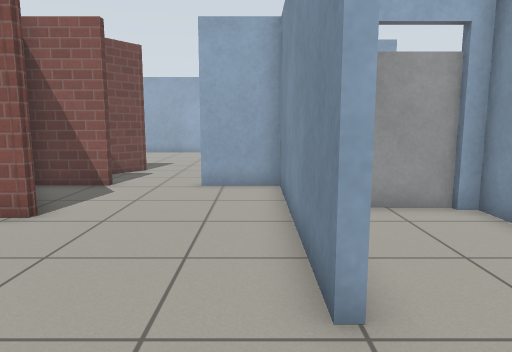
[1] (above)

24 first-person views from a walk through a world built for the Gazebo simulator. The camera is 0.94 m above the floor, tilts 8° down and sees 70° across. The floor is counted in squares, 0.5 m on a side. Each view is taken from the middle of a square. On the plan, view 1 faces up. The plan holds only what a view shows up to about 18 squares ahead; the rest is blank. The place goes on beyond the plan. Gazebo's built-in surfaces are drawn with simple patterns.

[2]
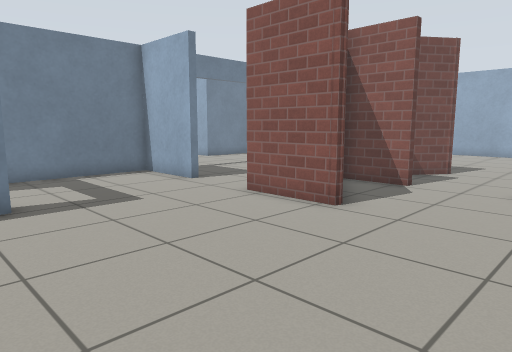

[3]
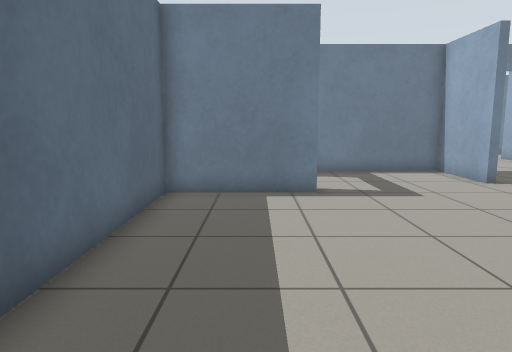

[4]
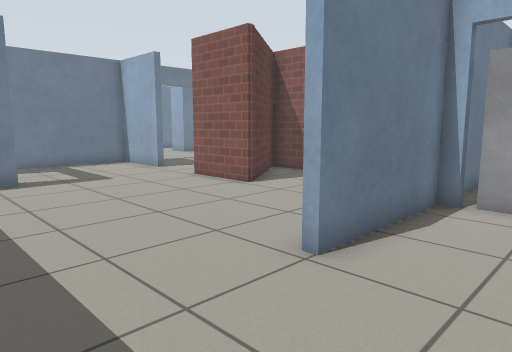

[5]
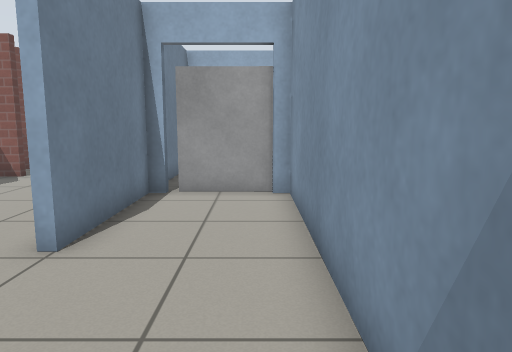

[6]
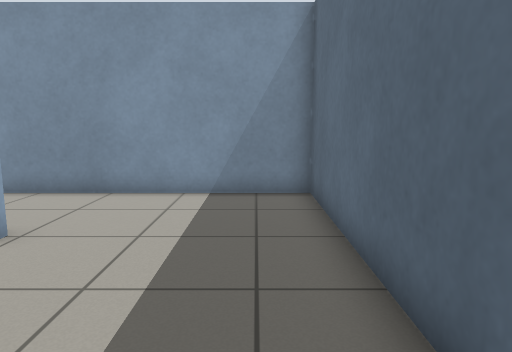

[7]
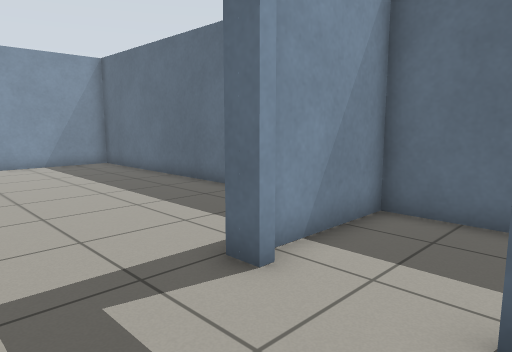

[8]
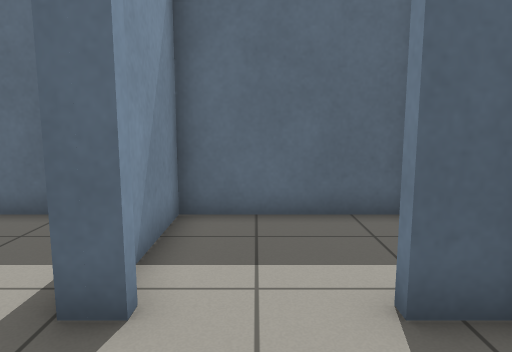

[9]
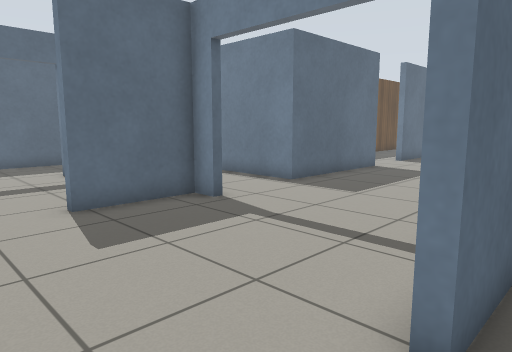

[10]
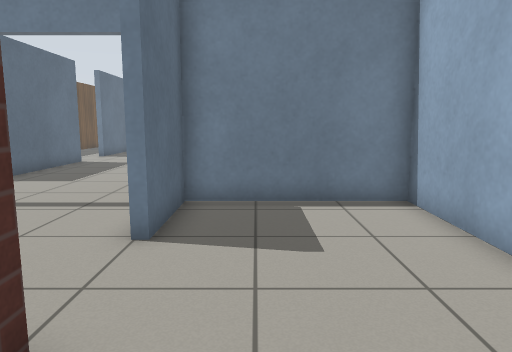

[11]
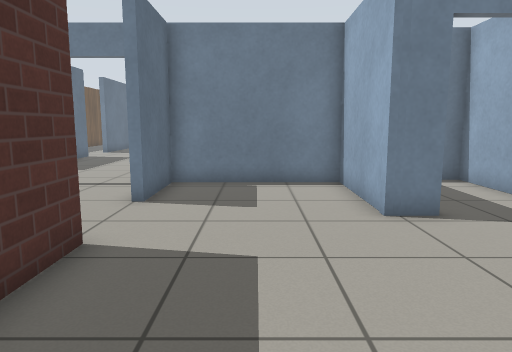

[12]
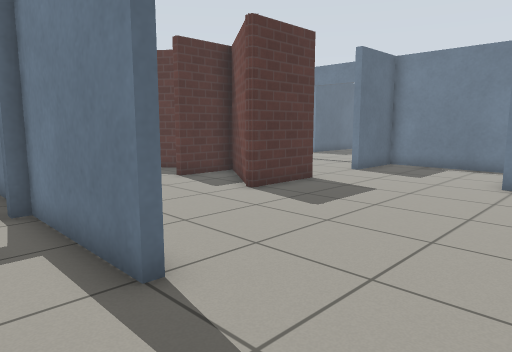

[13]
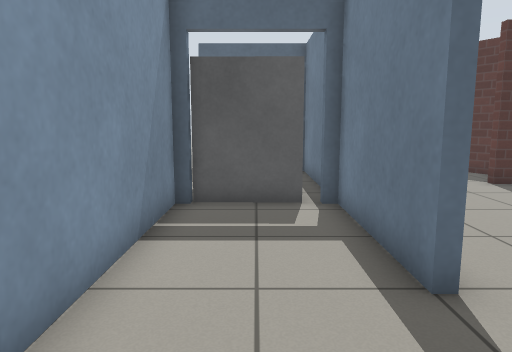

[14]
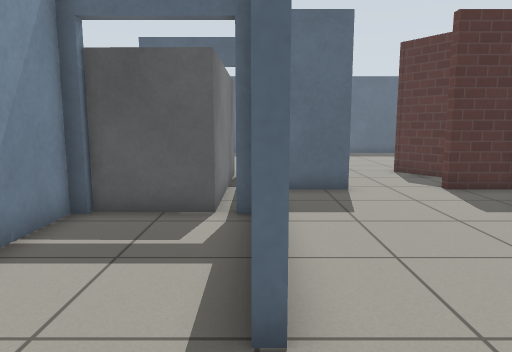

[15]
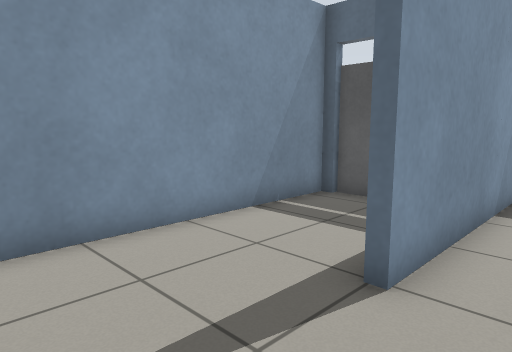

[16]
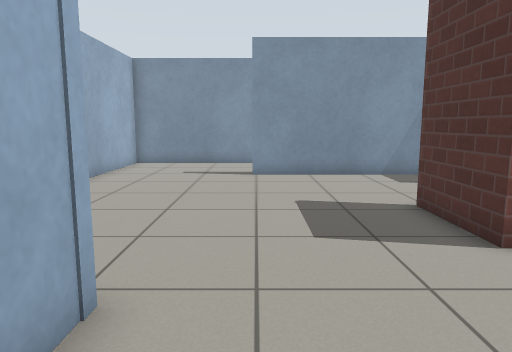

[17]
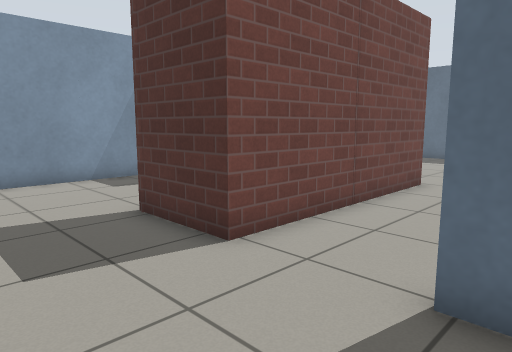

[18]
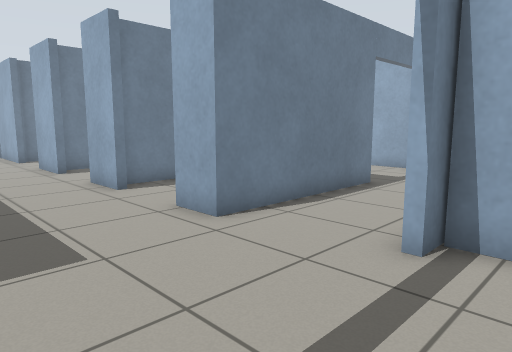

[19]
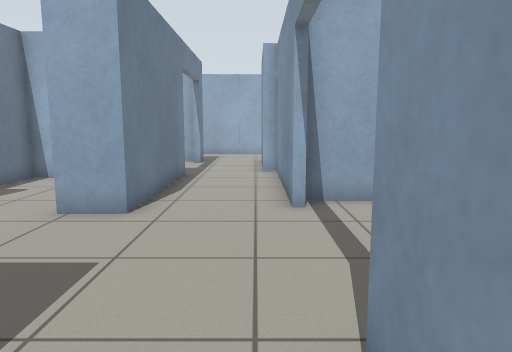

[20]
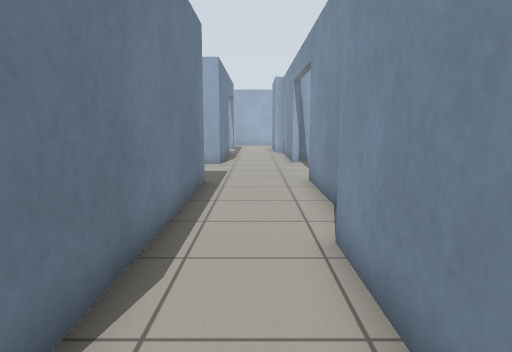

[21]
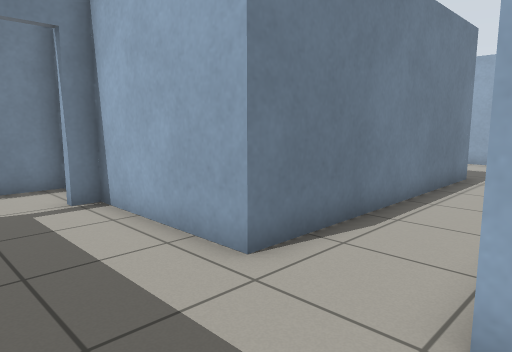

[22]
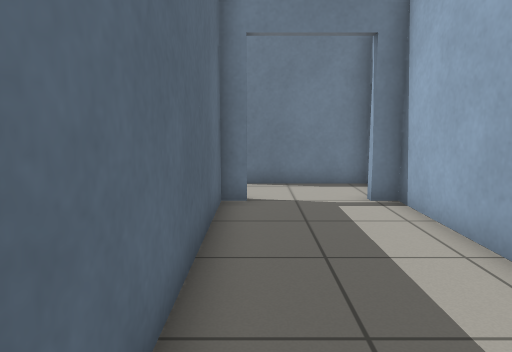

[23]
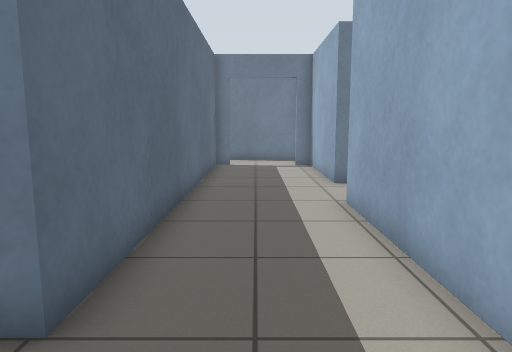

[24]
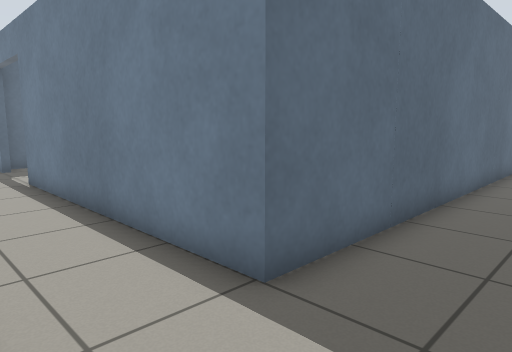

### Floor plan
Points are (right, up) in squares from view 1. A wall is a line through its corners. A room is listed if a view was taken in it or the views show most of it. See-through windows are left out.
Room 1 (views 1, 2, 3, 4, 5, 6, 7, 8)
walls: (1.6, 7.9) (1, 7.9) (1, 3.2) (0.7, 3.2) (0.7, 11.2) (-1.8, 11.2); (-9.9, 1.7) (-9, 1.7) (-9, -2.5) (4.9, -2.5) (4.9, 7.9); (-4.5, 11.2) (-7.1, 11.2); (-10.6, 7.4) (-13.9, 7.4) (-13.9, 2.5); (-7.2, 11.3) (-4.6, 7.4) (-4.6, 7.2) (-7.6, 7.2); (-13.5, 1.7) (-12.4, 1.7)
ways out: opening at (-3, 11) to room 2; opening at (-9.5, 7) to room 4; open door at (-11.2, 1.6)
Room 2 (views 9, 10, 11, 15, 16, 17)
walls: (-7.6, 15.2) (-4.7, 15.2) (-4.6, 15.1) (-7.2, 11.3); (-9.4, 21.9) (-9.4, 20.7) (-13.9, 20.7) (-13.9, 14.2); (-7.1, 11.5) (-4.5, 11.5); (-1.8, 11.5) (0.1, 11.5); (0.7, 12.5) (0.7, 19.1); (-13.9, 15.2) (-10.8, 15.2) (-10.8, 14.9)
ways out: opening at (-3, 11) to room 1; opening at (1, 21.5) to room 3; opening at (-9.5, 15) to room 4; open door at (-9.7, 22.7)
Room 3 (views 12, 13, 14)
walls: (0.7, 19.1) (1, 19.1) (1, 14.4); (4.9, 14.4) (4.9, 23.5)
ways out: opening at (1, 21.5) to room 2
Room 4 (view 18)
walls: (-12, 14.9) (-13.9, 14.9); (-13.9, 7.7) (-10.6, 7.7); (-7.6, 7.2) (-7.6, 15.2)
ways out: opening at (-9.5, 7) to room 1; opening at (-9.5, 15) to room 2; open door at (-14, 11.5) to room 5
Room 5 (views 19, 20, 21, 22, 23, 24)
walls: (-8.9, -2.8) (-14.7, -2.8); (-14.7, -2.4) (-14.7, 1.8); (-14.2, 4) (-14.2, 8.6); (-22.9, -6.1) (-22.9, -6.9) (-9, -6.9) (-9, -17.2); (-19.4, 8) (-17.7, 8) (-17.7, -2.5) (-22.9, -2.5) (-22.9, -3.2); (-14.2, 14.2) (-14.2, 20.8) (-14.8, 20.8); (-17.7, 20.1) (-17.7, 13.6) (-19.3, 13.6); (-14.7, 22.8) (-14.7, 23.3)
ways out: open door at (-14, 11.5) to room 4; opening at (-18.5, 11) to room 6; opening at (-7.5, -16); open door at (-23, -5); open door at (-18, 21.5)
Room 6 (no view inside)
walls: (-22.1, 13.6) (-24.3, 13.6); (-23.8, 8) (-19.4, 8); (-22.1, 18.9) (-22.9, 18.9) (-22.9, 14.1)
ways out: opening at (-18.5, 11) to room 5; opening at (-23, 11)

Positions as (right, up) in squares from view 1, and headings:
1: (0, 0), facing up
2: (0, 0), facing up-left
3: (1, 0), facing left
4: (4, -1), facing up-left
5: (4, -2), facing up
6: (-5, -1), facing right
7: (-13, 5), facing down-right
8: (-11, 5), facing down
9: (-8, 16), facing down-left
10: (-5, 17), facing left
11: (-2, 18), facing left
12: (3, 23), facing down-left
13: (3, 23), facing down
14: (1, 22), facing down
15: (-1, 23), facing down-right
16: (-13, 19), facing right
17: (-12, 19), facing down-right
18: (-12, 9), facing up-left
19: (-15, 6), facing up
20: (-16, -4), facing up
21: (-14, -6), facing up-left
22: (-14, -6), facing left
23: (-6, -5), facing left
24: (-6, -4), facing down-left
